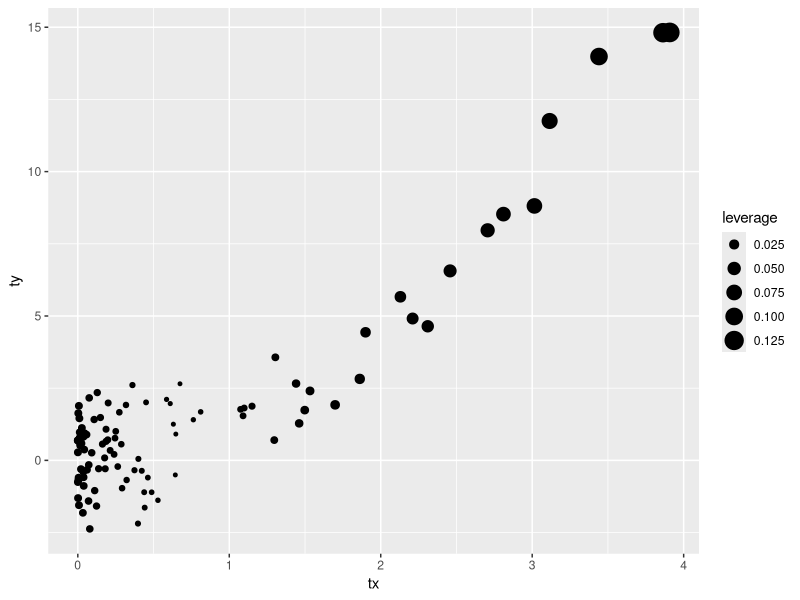
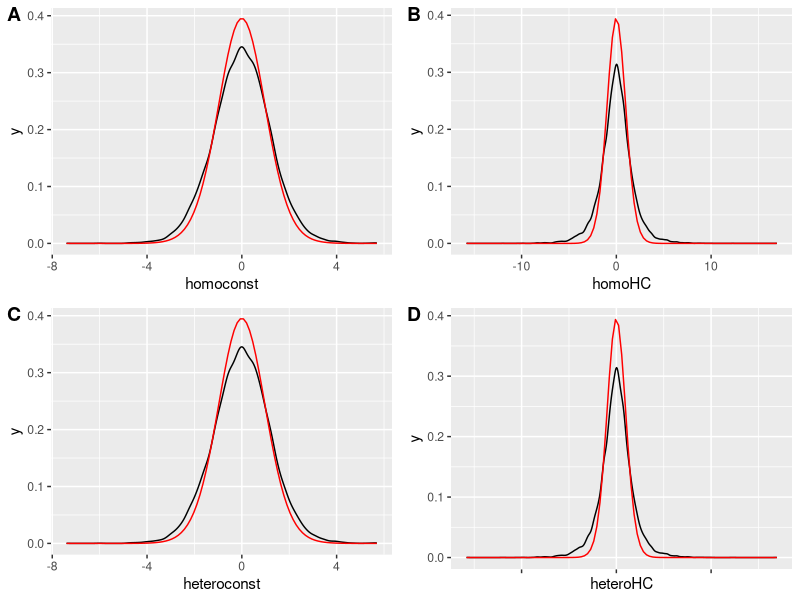

Recreate these plots in R, in order.
## ---- chunk 1
knitr::opts_chunk$set(echo = FALSE)
## ---- chunk 2
library(dplyr)
library(sandwich)
library(lmtest)
library(tidyverse)
library(ggpubr)
#Exercise 1
simulator<-function(n,distrib){
  set.seed(12345)
  te=rnorm(n)
  if (identical(distrib,"u")) {tx=runif(n) 
  distr="uniform"}
  if (identical(distrib,"n")) {tx=rnorm(n)
  distr="normal"}
  if (identical(distrib,"q")) {tx=rchisq(n,1) 
  distr="chisq"}
  
  ty=(tx^2)+te
  tsim=data.frame(ty,tx)
  lmodel <- lm(ty~ tx, data = tsim)
  leverage <- hatvalues(lmodel)
  tsim <- data.frame(ty,tx,leverage)
  summary(lmodel)
  
  sim_n1=c(coef(summary(lmodel))[1, 1], coef(summary(lmodel))[2, 1])
  return(tsim)

}
#run the simulation of sample size of 100 once  
tsim <- simulator(100,"q")
#graph the scatter plot
G1 <- ggplot(aes(x=tx, y=ty, size=leverage), data=tsim) + geom_point()
#Leave out the observations with large leverage
x_small <- tsim[(tsim[,"leverage"]<0.1),] 
#graph again
G2 <- ggplot(aes(x=tx, y=ty, size=leverage), data=x_small) + geom_point()
plot(G1)
## ---- chunk 3
library(ggpubr)

simulate<-function(sig){
#sample size
n=30
#generate error
h_var=sig
D=rep(0,n)
D[1:3]=1
b0=0
b1=0
e=rep(1,n)
e[1:3]=rnorm(3)
e[4:30]=sqrt(h_var)*rnorm(27)
#or we could just do rnorm(27,0,h_var)?
y=b0+b1*D+e
tsim=data.frame(y, D)

lmodel <- lm(y~ D, data = tsim)
#homoscdedastic #I thought homo should be constant no?
#I thought the default they are using in R is HC3
#ct1 <- coeftest(lmodel,  vcov = vcovHC(lmodel,"const"))
output1=coef(summary(lmodel))[2,]
#add robust estimate of se
output2=coeftest(lmodel, df = 28, vcov = vcovHC(lmodel, type = "HC1"))[2,]
#input the true v-cov matrix of errors
sigmas=c(rep(1,3), rep(sig,27))
output3=coeftest(lmodel, df = 28, vcov = sandwich(lmodel,meat.=meatHC(lmodel,omega=sigmas)))[2,]
output=data.frame(output1,output2,output3)
reject=output[4,]<0.05 #I think we also need a rejection rate somewhere,I added something here
output=rbind(output,reject)
names(output)<-c("const", "HC1","unf")
rownames(output)[5]<-"reject"
return(output)

}


S <- 10000
params_gr <- expand.grid(sim=1:S, sig=c(0.5, 1))
expaned=data.frame(params_gr,freq=5)
t=params_gr[rep(seq_len(nrow(params_gr)), each=5),]
res_gr <- mapply(simulate, sig=params_gr$sig, SIMPLIFY = FALSE)%>%
  bind_rows()
var=rep(c("est","se", "t", "pi","reject"), 20000)
complete=cbind(t,var,res_gr)


#subetting example
#sig == 0.5
mc1 <- mean(complete$const[which(complete$var=="se" & complete$sig==0.5)])
sc1 <- sd(complete$const[which(complete$var=="se" & complete$sig==0.5)])
mh1 <- mean(complete$HC1[which(complete$var=="se" & complete$sig==0.5)])
sh1 <- sd(complete$HC1[which(complete$var=="se" & complete$sig==0.5)])
rc1 <- mean(complete$const[which(complete$var=="reject" & complete$sig==0.5)])
rh1 <- mean(complete$HC1[which(complete$var=="reject" & complete$sig==0.5)])
#sig == 1
mc2 <- mean(complete$const[which(complete$var=="se" & complete$sig==1)])
sc2 <- sd(complete$const[which(complete$var=="se" & complete$sig==1)])
mh2 <- mean(complete$HC1[which(complete$var=="se" & complete$sig==1)])
sh2 <- sd(complete$HC1[which(complete$var=="se" & complete$sig==1)])
rc2 <- mean(complete$const[which(complete$var=="reject" & complete$sig==1)])
rh2 <- mean(complete$HC1[which(complete$var=="reject" & complete$sig==1)])

#sig==0.5 unf
mc3 <- mean(complete$unf[which(complete$var=="se" & complete$sig==0.5)])
sc3 <- sd(complete$unf[which(complete$var=="se" & complete$sig==0.5)])
mh3 <- mean(complete$unf[which(complete$var=="se" & complete$sig==1)])
sh3 <- sd(complete$unf[which(complete$var=="se" & complete$sig==1)])
rc3 <- mean(complete$unf[which(complete$var=="reject" & complete$sig==0.5)])
rh3 <- mean(complete$unf[which(complete$var=="reject" & complete$sig==1)])

l1 <- c(mc1,sc1,rc1)
l2 <- c(mh1,sh1,rh1)
l3 <- c(mc2,sc2,rc2)
l4 <- c(mh2,sh2,rh2)
l5 <- c(mc3,sc3,rc3)
l6 <- c(mh3,sh3,rh3)
table<- rbind(l1,l2,l3,l4,l5,l6)

table2<-rbind(l1,l2,l3,l4)

rownames(table)=c("Ht err- hom est", "Ht err- HC1", "Hom err- hom est", "Hom err- HC1","Ht err-oracle","Hom err-oracle") 
colnames(table)=c("mean", "sd", "r rate")

homoconst <- complete$const[which(complete$var=="t", complete$sig==1)]
homoHC <- complete$HC1[which(complete$var=="t", complete$sig==1)]
heteroconst <- complete$const[which(complete$var=="t", complete$sig==0.5)]
heteroHC <- complete$HC1[which(complete$var=="t", complete$sig==0.5)]
graph <- data.frame(homoconst,homoHC,heteroconst,heteroHC)
A <- ggplot(aes(x=homoconst), data=graph) +geom_density()+ stat_function(fun = dt, args = list(df = 28), colour = "red")
B <- ggplot(aes(x=homoHC), data=graph) +geom_density()+ stat_function(fun = dt, args = list(df = 28), colour = "red")
C <- ggplot(aes(x=heteroconst), data=graph) +geom_density()+ stat_function(fun = dt, args = list(df = 28), colour = "red")
D <- ggplot(aes(x=heteroHC), data=graph) +geom_density()+ stat_function(fun = dt, args = list(df = 28), colour = "red")
Final <- ggarrange(A,B,C,D + rremove("x.text"), labels = c("A", "B", "C", "D"),ncol = 2, nrow = 2)

print(table)
## ---- chunk 4
plot(Final)
